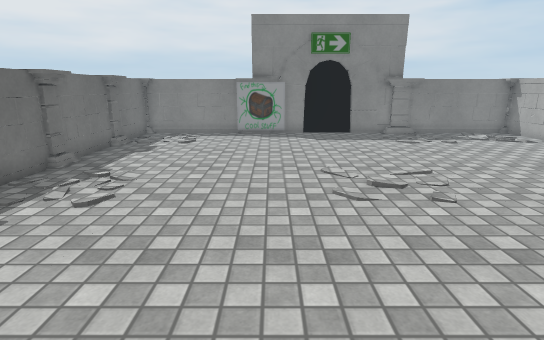
[1] (above)

13 first-person views from a walk through a Unity game level. The camera is 1.4 m above the floor, tilts 14° down and sees 80° across. The floor is counted in squares, 0.6 m on a side. Each view is taken from the middle of a square. On the plan, view 1 faces up. The plan holds only what a view shows up to about 19 squares ahead; the rest is blank. The player character is not drawn. Some surface patterns are stand-ins.

[2]
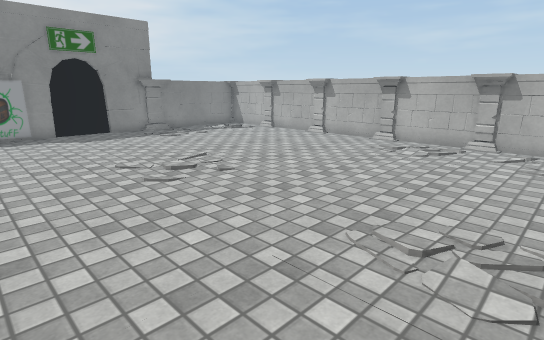

[3]
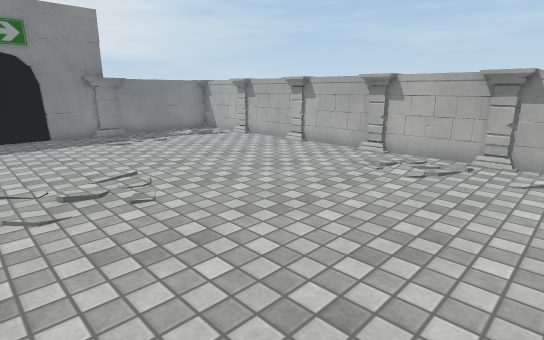

[4]
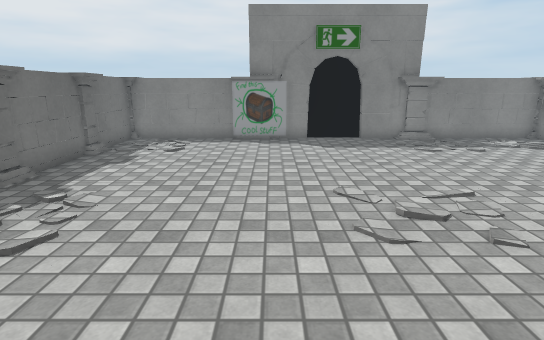

[5]
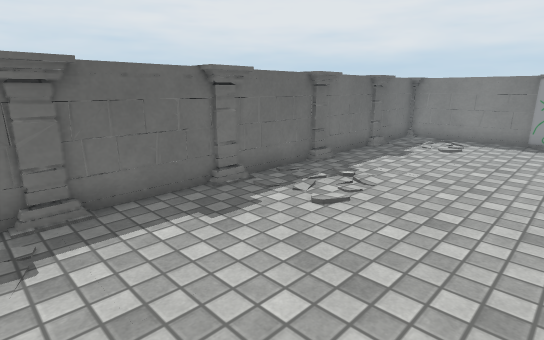

[6]
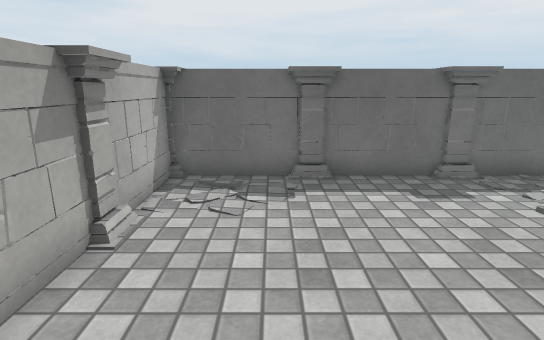

[7]
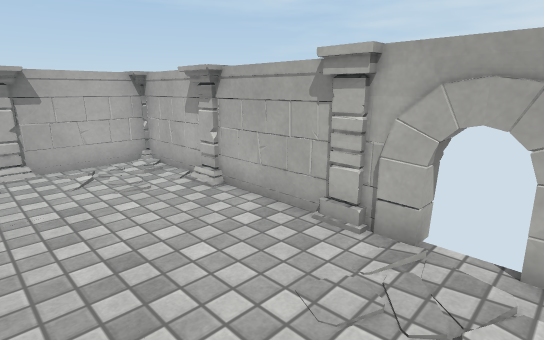

[8]
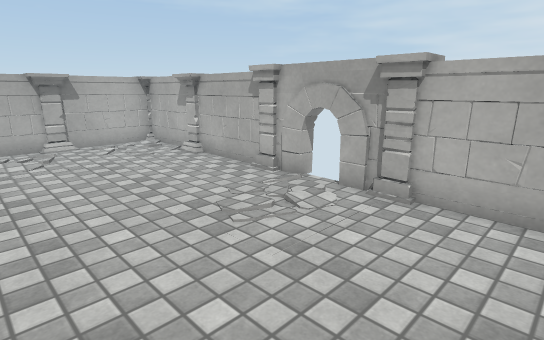

[9]
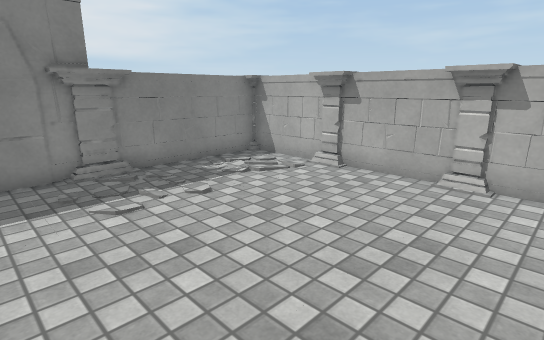

[10]
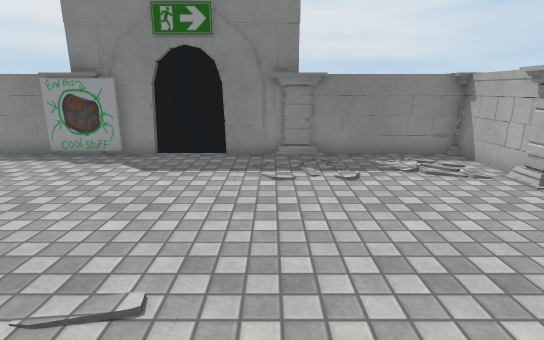

[11]
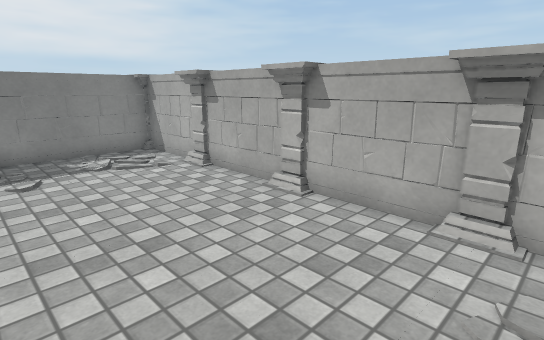

[12]
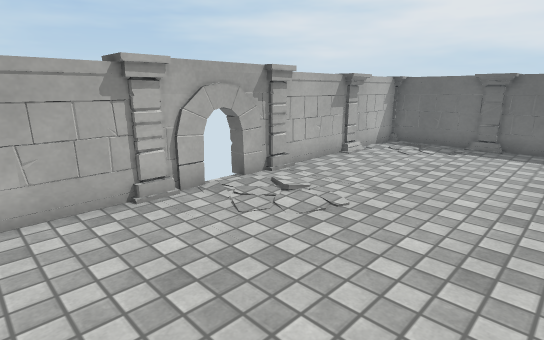

[13]
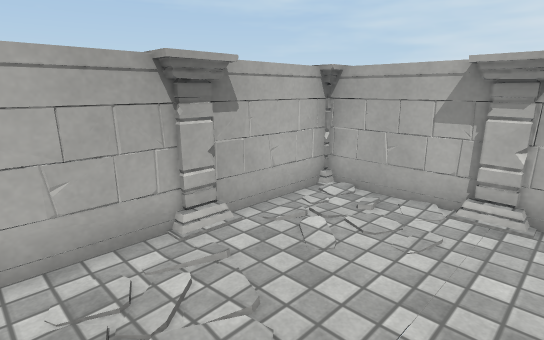

### Floor plan
Points are (right, up) in squares from view 1. A wall is a line through its corners. A room is listed if a view was taken in it or the views show most of it. See-through windows are left out.
Room 1 (views 1, 2, 3, 4, 5, 6, 7, 8, 9, 10, 11, 12, 13)
walls: (-6.4, 6.7) (-6.4, 5.5); (12.4, 9.4) (12.4, 10.7); (0.8, 17.3) (-1.9, 17.3); (2.5, -1.6) (3, -1.6); (1.9, -1.6) (2.4, -1.7); (-6.6, 6.6) (-6.6, 5.5); (3.2, -1.7) (3.8, -1.9); (4.5, -1.6) (5.5, -1.6); (12.6, 9.7) (12.6, 10.8); (12.4, 5.4) (12.4, 6.7); (12.7, 6.7) (12.9, 8.9); (3.3, -1.8) (4.2, -1.6); (-6.4, 10.8) (-6.4, 9.5); (1.9, 17.8) (-0.1, 17.8); (5.7, 17.5) (4.2, 17.5); (12.6, 5.5) (12.6, 6.6); (-6.6, 10.6) (-6.6, 9.5); (1.9, -1.9) (2.4, -1.8); (0.4, -1.7) (1.5, -1.6); (-0.4, 17.5) (-1.7, 17.6); (7.9, 17.3) (6.1, 17.3); (7.7, 17.5) (6.1, 17.5); (12.8, 3.9) (12.9, 4.9); (-6.4, 2.8) (-6.4, 1.3); (12.4, 13.4) (12.4, 14.7); (-1.7, 17.8) (-6.8, 17.8) (-6.8, -1.8) (12.8, -1.8) (12.8, 17.8) (4.1, 17.8); (8.5, -1.4) (9.7, -1.4); (-6.5, 2.6) (-6.5, 1.5); (-1.8, -1.9) (-0.9, -1.8); (12.6, 13.4) (12.6, 14.6); (8.5, -1.6) (9.6, -1.6); (12.4, 1.4) (12.4, 2.5); (-6.4, 14.7) (-6.4, 13.5); (12.5, 1.4) (12.5, 2.6); (-3.8, -1.4) (-2.6, -1.4); (-6.6, 14.6) (-6.6, 13.5); (-3.6, -1.7) (-2.5, -1.7); (10.9, -1.8) (11.8, -1.9); (12.8, 0) (12.9, 0.8); (-6.2, 17.3) (-6.9, 17.3); (-5.7, 17.8) (-6.2, 17.9); (12.4, 17.3) (12.4, 17.9)
low walls: (-6.9, 4.3) (-6.7, 2.7); (-1.2, -1.8) (0.2, -1.9)
objects: other object (3, 18)

Positions as (right, up) in squares from view 1, and headings:
1: (0, 0), facing up
2: (-2, -1), facing up-right
3: (1, 0), facing up-right
4: (0, 2), facing up
5: (0, 1), facing up-left
6: (2, 1), facing left
7: (2, 3), facing down-right
8: (-2, 5), facing down-right
9: (4, 8), facing up-right
10: (6, 6), facing up
11: (7, 5), facing up-right
12: (8, 5), facing down-left
13: (8, 5), facing down-right
